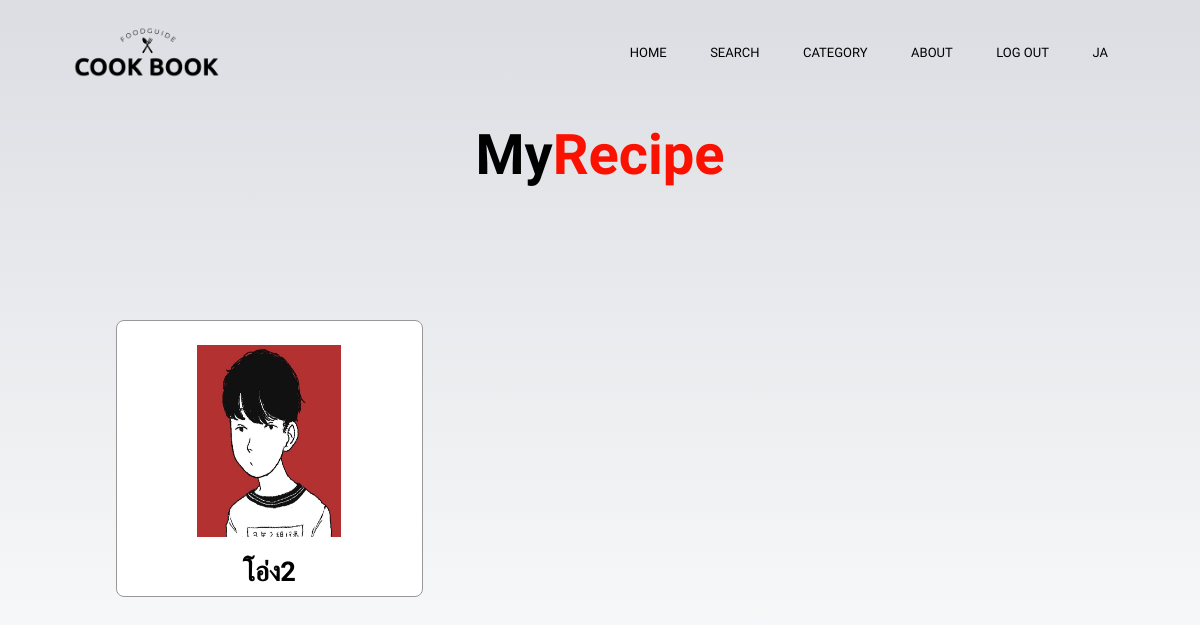
/recipe/myrecipe (signed in), run on the app's committed database.
### recipe/models.py (models this page shows)
class Addrecipe(models.Model):
    user=models.ForeignKey(User,default=None, on_delete=models.PROTECT)
    bankaccount = models.CharField(default=None,max_length=20)
    class status(models.TextChoices):
        no = "no"
        confirm = "confirm"
    class mode(models.TextChoices):
        dessert = "dessert"
        meat = "meat"
        halal = "halal"
        beverag = "beverag"
        ovovegen = "ovovegen"
        vegy = "vegetarian"
        appetizer = "appetizer"
    pic = models.ImageField(upload_to="")
    menu = models.CharField(max_length=100,default=None)
    ingredient_unit = models.TextField(blank=True)
    HowToDo = models.TextField(blank=True)
    type = models.CharField(max_length=100,
        choices=mode.choices,
        default=None,
        )
    confirm = models.CharField(max_length=10,
        choices=status.choices,
        default=status.no,
        )
    price = models.IntegerField(default=None, null=True)
    calorie = models.IntegerField(default=None, null=True)
    def __str__(self) -> str:
        return f"{self.menu}"

### recipe/views.py (the view)
# urls.py: path('myrecipe', views.myrecipe , name="myrecipe"),
def myrecipe (request):
    return render(request,'recipe/myrecipe.html',{
        "user":request.user,
        "MenuAddByUser": Addrecipe.objects.all(),
        })

### recipe/templates/Recipe/myRecipe.html (shortened to what this page needs)
{% extends 'recipe/base_user.html' %}
{% load static %}
{% block content %}
<section class="dishes" id="dishes">
    <h1 class="heading">My<span>Recipe</span></h1>
    <div class="box-container" style="margin-top: 3%; margin-bottom: 3%; margin-left: 3%; margin-right: 3%;">
        {% for menu in MenuAddByUser %}
            {% if menu.user == user %}
            <div class="box">
                <img class="image" src="{{menu.pic.url}}" style="width: 50%; ;"/><br>
                <a href = "{% url 'recipe:menu' menu.id %}" >
                <h3>{{menu}}</h3></a>
            </div>
            {% endif %}
        {% endfor %}
    </div>
</section>
{% endblock %}

### recipe/templates/Recipe/base_user.html (shortened to what this page needs)
{% load static %}
<!DOCTYPE html>
<html>
    <head>
        <link rel="stylesheet" href="https://stackpath.bootstrapcdn.com/font-awesome/4.7.0/css/font-awesome.min.css">
        <link rel="stylesheet" href="https://cdnjs.cloudflare.com/ajax/libs/font-awesome/5.15.2/css/all.min.css"
 />
        <link rel="stylesheet" href="path/to/font-awesome/css/font-awesome.min.css">
        <link rel="stylesheet" href="https://cdnjs.cloudflare.com/ajax/libs/font-awesome/6.0.0-beta2/css/all.min.css" />
        <link rel="stylesheet" href="{%static 'css/addmenu.css' %}">
        <link rel="stylesheet" href="{%static 'css/style-navbar.css' %}">
    </head>
    <body>
    <main>
      {% if user.is_authenticated %}
      <section class="header">
        <nav>
          <a href="{% url 'home' %}">
            {% load static %}
            <img src="{% static 'images/logo_2.png' %}" width="10%" /></a>
      <div class="nav-links" id="navLinks">
        <ul>
          <li><a href="{% url 'home' %}">Home</a></li>
          <li><a href="{% url 'recipe:search' %}">Search</a></li>
          <li><a href="{% url 'recipe:index' %}">Category</a>
                <li><a href = "{% url 'recipe:vegy' %}" >Vegetarian</a></li></li>
            </ul>
          </div>
          <li><a href="#" class="About">About</a>
          </li>
          <li ><a href="{% url 'logout' %}">Log Out</a></li>
          <li ><a href="#">{{ user.username }}</a>
          </li>
      </nav>
      </section>
      {% else %}
              {% load static %}
      {% endif %}
        {% block content %}
        {% endblock %}
      </main>
    </body>
</html>

### static/css/addmenu.css (style rules this page uses)
* { margin: 0; padding: 0; font-family: 'Ubuntu', sans-serif; box-sizing: border-box; text-decoration: none; outline: none; border: none; text-transform: capitalize; transition: all .2s linear; }
body { background-image: linear-gradient(rgba(205, 207, 216, 0.7),rgba(255, 255, 255, 0.7)), url(/static/images/bg7.jpg) ; background-size: cover; background-position: center; background-attachment: fixed; }
nav { display: flex; padding: 2% 6%; justify-content: space-between; align-items: center; }
nav img { width: 150px; }
.nav-links { flex: 1; text-align: right; }
.nav-links ul li { list-style: none; display: inline-block; padding: 20px 20px; position: relative; }
.nav-links ul li a { color: black; text-decoration: none; text-transform: uppercase; font-size: 13px; }
.nav-links ul li::after { content: ''; width: 0%; height: 2px; background: #f44336; display: block; margin: auto; }
.heading { text-align: center; font-size: 3.5rem; padding: 1rem; color: #666; }
.heading span { color: #f44336; }
.heading { text-align: center; font-size: 3.5rem; padding: 1rem; color: rgb(0, 0, 0); }
.heading span { color: #fa1100; }
.dishes .box-container { display: grid; grid-template-columns: repeat(3, 1fr); gap: 1.5rem; padding: 5rem; }
.dishes .box-container .box { padding: 0.5rem; background: #fff; border-radius: .5rem; border: .1rem solid rgb(153, 151, 151); box-shadow: box-shadow; position: relative; overflow: hidden; text-align: center; }
.dishes .box-container .box .image { height: 12rem; margin: 1rem 0; }
.dishes .box-container .box h3 { color: black; font-size: 1.7rem; }

### static/css/style-navbar.css (style rules this page uses)
* { margin: 0; padding: 0; font-family: 'Ubuntu', sans-serif; }
body { background-image: linear-gradient(rgba(205, 207, 216, 0.7),rgba(255, 255, 255, 0.7)), url(/static/images/bg7.jpg) ; background-size: cover; background-position: center; background-attachment: fixed; font-family: 'PT mono', sans-serif; font-size: 14px; margin: 0; padding: 0; background-color: rgb(253, 255, 252); }
nav { display: flex; padding: 2% 6%; justify-content: space-between; align-items: center; }
nav img { width: 150px; }
.nav-links { flex: 1; text-align: right; }
.nav-links ul li { list-style: none; display: inline-block; padding: 20px 20px; position: relative; }
.nav-links ul li a { color: black; text-decoration: none; text-transform: uppercase; font-size: 13px; }
.nav-links ul li::after { content: ''; width: 0%; height: 2px; background: #f44336; display: block; margin: auto; }

### data on the page
Addrecipe: pic (picture), menu "โอ่ง2"

### other printed values
{{ user.username }} "JA"
